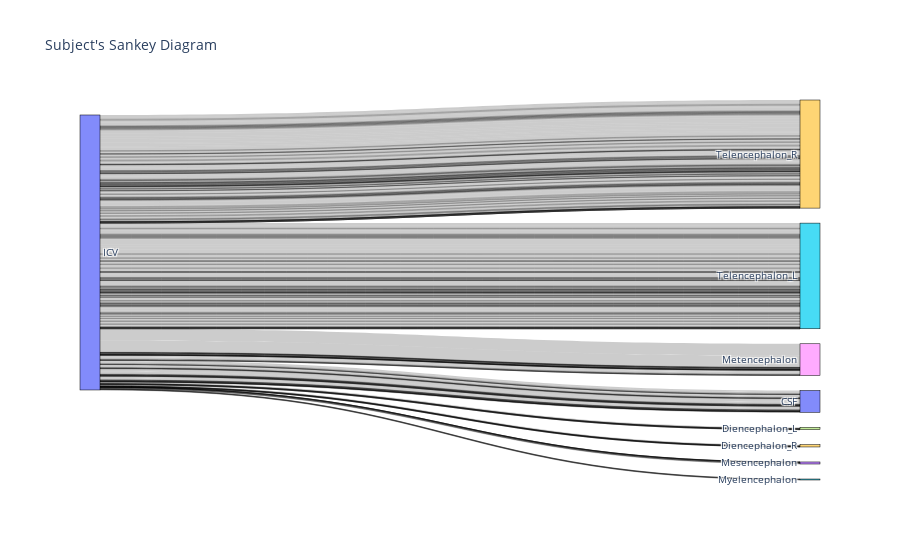

Source (notebook cell):
### Code cell
import plotly.graph_objects as go
import pandas as pd
import numpy as np

# Load in the hierarchy information
url = "https://raw.githubusercontent.com/bcaffo/MRIcloudT1volumetrics/master/inst/extdata/multilevel_lookup_table.txt"
multilevel_lookup = pd.read_csv(url, sep="\t")
multilevel_lookup = multilevel_lookup.rename(columns={
    "modify": "roi", 
    "modify.1": "level4",
    "modify.2": "level3", 
    "modify.3": "level2",
    "modify.4": "level1"
})
multilevel_lookup = multilevel_lookup[['roi', 'level4', 'level3', 'level2', 'level1']]

id = 127
subjectData = pd.read_csv("https://raw.githubusercontent.com/smart-stats/ds4bio_book/main/book/assetts/kirby21AllLevels.csv")
subjectData = subjectData.loc[(subjectData.type == 1) & (subjectData.level == 5) & (subjectData.id == id)]
subjectData = subjectData[['roi', 'volume']]
## Merge the subject data with the multilevel data
subjectData = pd.merge(subjectData, multilevel_lookup, on = "roi")
subjectData = subjectData.assign(icv = "ICV")
subjectData = subjectData.assign(comp = subjectData.volume / np.sum(subjectData.volume))
subjectData.head()

# Create nodes
nodes = ['ICV', 'level1', 'level2', 'level3', 'level4']
nodes += subjectData[['level1', 'level2', 'level3', 'level4']].stack().unique().tolist()

# Create links
links = []
icv_index = nodes.index('ICV')
for index, row in subjectData.iterrows():
    links.append({
        'source': icv_index,
        'target': nodes.index(row['level1']),
        'value': row['volume']
    })

fig = go.Figure(go.Sankey(
    node=dict(
        pad=15,
        thickness=20,
        line=dict(color="black", width=0.5),
        label=nodes
    ),
    link=dict(
        source=[link['source'] for link in links],
        target=[link['target'] for link in links],
        value=[link['value'] for link in links]
    )
))

fig.update_layout(title_text="Subject's Sankey Diagram", font_size=10)
fig.show()

### Figure 1 — Plotly figure (JSON) as saved in the notebook; plotly's stock layout.template omitted (floating-point values rounded to 4 significant figures; data arrays with more than 128 entries replaced by an {"elided": "..."} marker saying what was removed)
{"data": [{"link": {"source": {"elided": "280 int values"}, "target": {"elided": "280 int values"}, "value": {"elided": "280 int values"}}, "node": {"label": {"elided": "189 str values"}, "line": {"color": "black", "width": 0.5}, "pad": 15, "thickness": 20}, "type": "sankey"}], "layout": {"autosize": true, "font": {"size": 10}, "title": {"text": "Subject's Sankey Diagram"}}}
